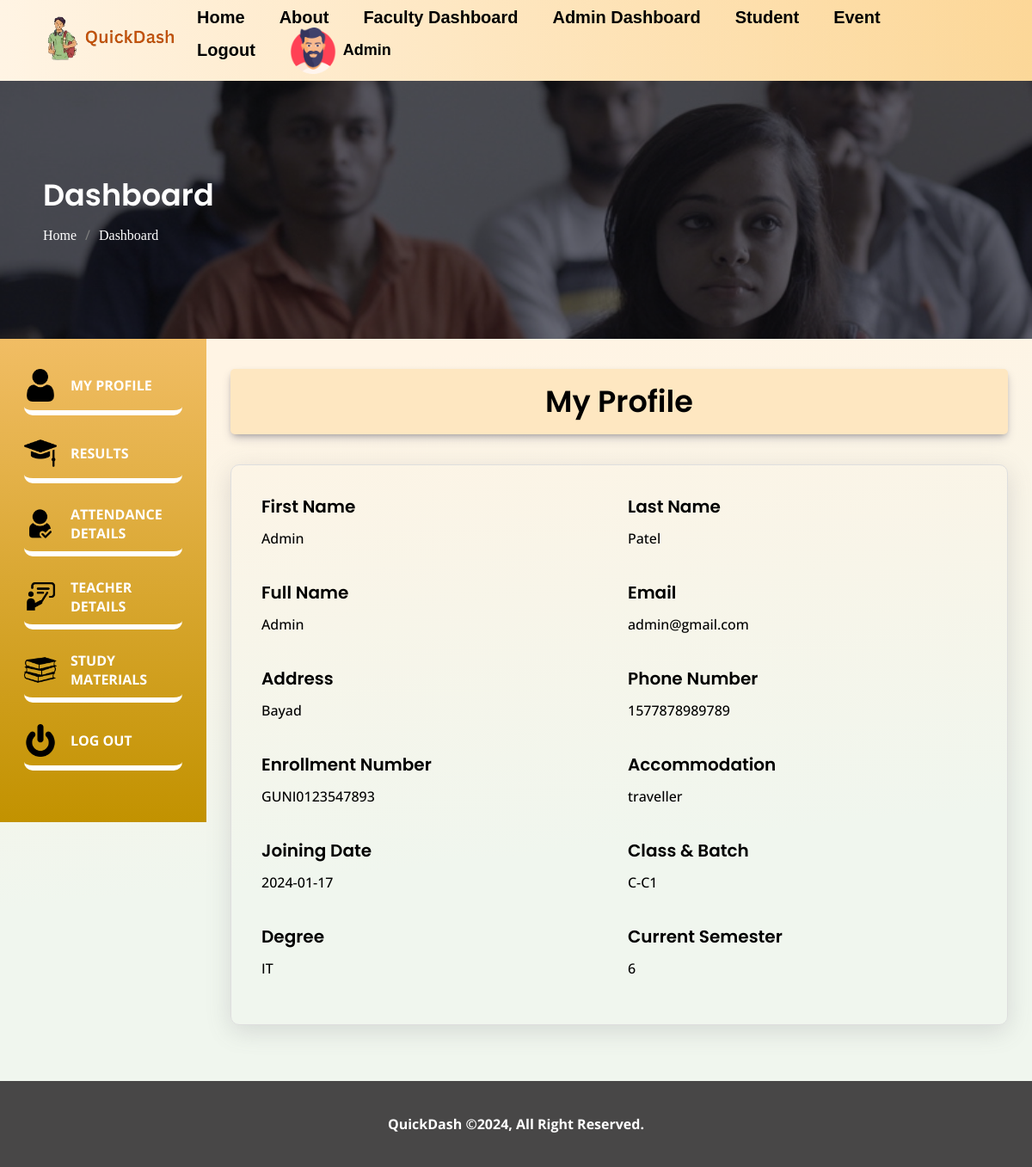
Page /dashboard.php (signed in) on the committed database.
### tables this page shows
CREATE TABLE `users` (
  `id` int(11) NOT NULL,
  `first_name` varchar(255) DEFAULT NULL,
  `last_name` varchar(255) DEFAULT NULL,
  `name` varchar(255) NOT NULL,
  `email` varchar(255) NOT NULL,
  `password` varchar(255) NOT NULL,
  `address` varchar(255) NOT NULL,
  `phone_number` varchar(15) DEFAULT NULL,
  `enrollment_number` varchar(20) NOT NULL,
  `accommodation` enum('hosteller','traveller') NOT NULL,
  `current_semester` varchar(50) NOT NULL,
  `marks_mad` int(11) NOT NULL,
  `marks_nodejs` int(11) NOT NULL,
  `marks_cn` int(11) NOT NULL,
  `marks_software_packages` int(11) NOT NULL,
  `marks_software_engi` int(11) NOT NULL,
  `join_date` date DEFAULT NULL,
  `class_batch` varchar(20) DEFAULT NULL,
  `current_degree` varchar(50) DEFAULT NULL,
  `lab_attendance_mad` int(11) DEFAULT NULL,
  `lab_attendance_nodejs` int(11) DEFAULT NULL,
  `lab_attendance_cn` int(11) DEFAULT NULL,
  `lab_attendance_software_packages` int(11) DEFAULT NULL,
  `lab_attendance_software_engi` int(11) DEFAULT NULL,
  `lec_attendance_mad` int(11) DEFAULT NULL,
  `lec_attendance_nodejs` int(11) DEFAULT NULL,
  `lec_attendance_cn` int(11) DEFAULT NULL,
  `lec_attendance_software_packages` int(11) DEFAULT NULL,
  `lec_attendance_software_engi` int(11) DEFAULT NULL,
  `is_admin` tinyint(1) DEFAULT 0
);

### dashboard.php (the view, shortened to what this page needs)
<?php
include 'db_config.php';
$userId = $_SESSION['user_id'];
$stmt = $conn->prepare("SELECT first_name, last_name,  name, email, address, phone_number, enrollment_number, accommodation, join_date, class_batch, current_degree, current_semester, marks_mad, marks_nodejs, marks_cn, marks_software_packages, marks_software_engi, lab_attendance_mad, lab_attendance_nodejs, lab_attendance_cn, lab_attendance_software_packages, lab_attendance_software_engi, lec_attendance_mad, lec_attendance_nodejs, lec_attendance_cn, lec_attendance_software_packages, lec_attendance_software_engi FROM users WHERE id = ?");
$stmt->bind_param("i", $userId);
$stmt->execute();
$stmt->bind_result($first_name, $last_name, $userName, $userEmail, $userAddress, $userPhone, $enrollment_number, $accommodation, $join_date, $class_batch, $current_degree, $current_semester, $marks_mad, $marks_nodejs, $marks_cn, $marks_software_packages, $marks_software_engi, $lab_attendance_mad, $lab_attendance_nodejs, $lab_attendance_cn, $lab_attendance_software_packages, $lab_attendance_software_engi, $lec_attendance_mad, $lec_attendance_nodejs, $lec_attendance_cn, $lec_attendance_software_packages, $lec_attendance_software_engi);
?>
<?php include 'header.php'; ?>
<main class="site-main dashboard-page">
    <div class="site-content-inner">
        <div class="page-headings" style="background-image:url('assets/images/dashboard.jpg');">
            <div class="container">
                <h2>Dashboard</h2>
                <div class="breadcrumb-list">
                    <ul>
                        <li><a href="<?php echo $home_url; ?>">Home</a></li>
                        <li><span> / </span></li>
                        <li><a href="<?php echo $home_url; ?>/dashboard.php">Dashboard</a></li>
                    </ul>
                </div>
            </div>
        </div>
        <div class="page-content-in">
            <div class="dashboard-sidebar">
                <div class="sidebar-main">
                    <div class="side-inner">
                        <ul class="tabing-list">
                            <li class="tab-items" onclick="toggleTab('myprofile')"><img src="assets/images/user.png"><span>My Profile</span></li>
                            <li class="tab-items" onclick="toggleTab('results_data')"><img src="assets/images/results.png"><span>Results</span></li>
                            <li class="tab-items" onclick="toggleTab('attendance_data')"><img src="assets/images/attendance.png"><span>Attendance Details</span></li>
                            <li class="tab-items" onclick="toggleTab('teachers_data')"><img src="assets/images/training.png"><span>Teacher Details</span></li>
                            <li class="tab-items" onclick="toggleTab('materials_data')"><img src="assets/images/books.png"><span>Study Materials</span></li>
                            <li class="tab-items" id="logouts-links"><img src="assets/images/turn-off.png"><a href="<?php echo $home_url; ?>/logout.php"><span>Log Out</span></a></li>
                        </ul>
                    </div>
                </div>
                <div class="site-content">
                    <div class="site-con-inner">
                        <div class="student-infos">
                            <div class="tab-contents" id="myprofile">
                                <div class="subs-heads">
                                    <h2>My Profile</h2>
                                </div>
                                <div class="inner-dash-details">
                                    <div class="rows">
                                        <div class="cols-50">
                                            <div class="info-divs">
                                                <h4>First Name</h4>
                                                <p><?php echo $first_name; ?></p>
                                            </div>
                                        </div>
                                        <div class="cols-50">
                                            <div class="info-divs">
                                                <h4>Last Name</h4>
                                                <p><?php echo $last_name; ?></p>
                                            </div>
                                        </div>
                                        <div class="cols-50">
                                            <div class="info-divs">
                                                <h4>Full Name</h4>
                                                <p><?php echo $userName; ?></p>
                                            </div>
                                        </div>
                                        <div class="cols-50">
                                            <div class="info-divs">
                                                <h4>Email</h4>
                                                <p><?php echo $userEmail; ?></p>
                                            </div>
                                        </div>
                                        <div class="cols-50">
                                            <div class="info-divs">
                                                <h4>Address</h4>
                                                <p><?php echo $userAddress; ?></p>
                                            </div>
                                        </div>
                                        <div class="cols-50">
                                            <div class="info-divs">
                                                <h4>Phone Number</h4>
                                                <p><?php echo $userPhone; ?></p>
                                            </div>
                                        </div>
                                        <div class="cols-50">
                                            <div class="info-divs">
                                                <h4>Enrollment Number</h4>
                                                <p><?php echo $enrollment_number; ?></p>
                                            </div>
                                        </div>
                                        <div class="cols-50">
                                            <div class="info-divs">
                                                <h4>Accommodation</h4>
                                                <p><?php echo $accommodation; ?></p>
                                            </div>
                                        </div>
                                        <div class="cols-50">
                                            <div class="info-divs">
                                                <h4>Joining Date</h4>
                                                <p><?php echo $join_date; ?></p>
                                            </div>
                                        </div>
                                        <div class="cols-50">
                                            <div class="info-divs">
                                                <h4>Class & Batch</h4>
                                                <p><?php echo $class_batch; ?></p>
                                            </div>
                                        </div>
                                        <div class="cols-50">
                                            <div class="info-divs">
                                                <h4>Degree</h4>
                                                <p><?php echo $current_degree; ?></p>
                                            </div>
                                        </div>
                                        <div class="cols-50">
                                            <div class="info-divs">
                                                <h4>Current Semester</h4>
                                                <p><?php echo $current_semester; ?></p>
                                            </div>
                                        </div>
                                    </div>
                                </div>
                            </div>
                        </div>
                    </div>
                </div>
            </div>
        </div>
    </div>
</main>
<?php include 'footer.php'; ?>

### header.php (shortened to what this page needs)
<?php
$protocol = isset($_SERVER['HTTPS']) && $_SERVER['HTTPS'] === 'on' ? 'https' : 'http';
$host = $_SERVER['HTTP_HOST'];
$script = $_SERVER['SCRIPT_NAME'];
$home_url = $protocol . '://' . $host . dirname($script) . '/';
include 'db_config.php';
function getUserData($userId, $conn)
{
    $stmt = $conn->prepare("SELECT first_name, is_admin FROM users WHERE id = ?");
    $stmt->bind_param("i", $userId);
    $stmt->execute();
    $stmt->bind_result($userName, $isAdmin);
    if ($stmt->fetch()) {
        return ['first_name' => $userName, 'is_admin' => $isAdmin];
    } else {
        return false;
    }
}
$userData = isset($_SESSION['user_id']) ? getUserData($_SESSION['user_id'], $conn) : false;
$userName = $userData ? $userData['first_name'] : false;
$isUserAdmin = $userData ? $userData['is_admin'] : false;
?>
<!DOCTYPE html>
<html>
<head>
    <link rel="stylesheet" type="text/css" href="https://cdn.datatables.net/1.10.9/css/jquery.dataTables.min.css">
    <link rel="stylesheet" href="assets/css/main.css">
    <link rel="stylesheet" href="assets/css/responsive.css">
</head>
<body>
    <header>
        <div class="container">
            <div class="header-inner">
                <div class="header-logo">
                    <a href="<?php echo $home_url; ?>"><img src="assets/images/logo.png"></a>
                </div>
                <div class="header-menu">
                    <nav>
                        <ul>
                            <li><a href="<?php echo $home_url; ?>">Home</a></li>
                            <li><a href="<?php echo $home_url; ?>/about.php">About</a></li>
                            <?php if (isset($_SESSION['user_id'])) { ?>
                                <?php if ($isUserAdmin) { ?>
                                    <li><a href="<?php echo $home_url; ?>/faculty_dashboard.php">Faculty Dashboard</a></li>
                                    <li><a href="<?php echo $home_url; ?>/admin_dashboard.php">Admin Dashboard</a></li>
                                    <li><a href="<?php echo $home_url; ?>/student_dash.php">Student</a></li>
                                    <li><a href="<?php echo $home_url; ?>/event_add.php">Event</a></li>
                                <?php } else { ?>
                                    <li><a href="<?php echo $home_url; ?>/dashboard.php">Dashboard</a></li>
                                    <li><a href="<?php echo $home_url; ?>/event_detail.php">Event</a></li>
                                <?php } ?>
                                <li><a href="<?php echo $home_url; ?>/logout.php">Logout</a></li>
                                <?php if ($userName) { ?>
                                    <li class="profile-name-head">
                                        <a
                                            href="<?php echo $isUserAdmin ? $home_url . '/admin_dashboard.php' : $home_url . '/dashboard.php'; ?>">
                                            <img src="assets/images/man.png">
                                            <span>
                                                <?php echo $userName; ?>
                                            </span>
                                        </a>
                                    </li>
                                <?php } ?>
                            <?php } else { ?>
                                <li><a href="<?php echo $home_url; ?>/login.php">Login</a></li>
                            <?php } ?>
                        </ul>
                    </nav>
                </div>
            </div>
        </div>
    </header>
</body>
</html>

### rows in the picture
users: first_name "Admin", last_name "Patel", email "admin@gmail.com", address "Bayad", phone_number "1577878989789", enrollment_number "GUNI0123547893", accommodation "traveller", join_date "2024-01-17", class_batch "C-C1", current_degree "IT", current_semester "6"
